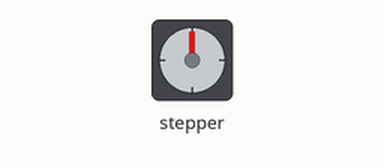
Simulated run of this program. Board: Arduino Uno, built with avr-gcc and run on an emulated ATmega328P. Parts: stepper motor. Wiring (inferred from the names in the program): stepper motor driver (200 steps per turn assumed): step pin 3; direction pin 2.

Above: at 0.05 s.
At 1.05 s:
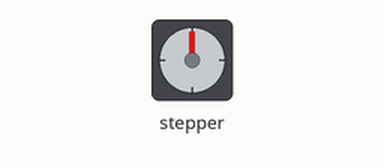
At 2.35 s:
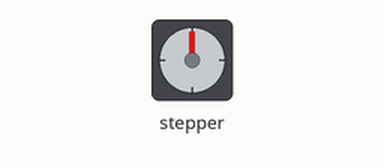
At 4.7 s:
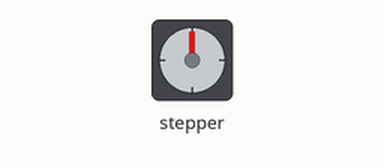
Timing chart, 0 to 6.1 s (numbered marks = the images above):
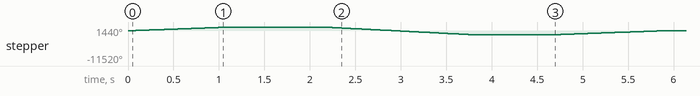

Measured:
- by itself, stepper: turns 1440° clockwise in 1.1 s, then 2880° counter-clockwise in 1.6 s, repeating every 4.7 s

The program:

main.cpp
```cpp
#include <Arduino.h>

#define stepPin 3
#define dirPin 2

void setup() {
  // Sets the two pins as Outputs
  pinMode(stepPin,OUTPUT);
  pinMode(dirPin,OUTPUT);
}
void loop() {
  digitalWrite(dirPin,HIGH); // Enables the motor to move in a particular direction
  // Makes 200 pulses for making one full cycle rotation
  for(int x = 0; x < 800; x++) {
    digitalWrite(stepPin,HIGH);
    delayMicroseconds(700);    // by changing this time delay between the steps we can change the rotation speed
    digitalWrite(stepPin,LOW);
    delayMicroseconds(700);
  }
  delay(1000); // One second delay

  digitalWrite(dirPin,LOW); //Changes the rotations direction
  // Makes 400 pulses for making two full cycle rotation
  for(int x = 0; x < 1600; x++) {
    digitalWrite(stepPin,HIGH);
    delayMicroseconds(500);
    digitalWrite(stepPin,LOW);
    delayMicroseconds(500);
  }
  delay(1000);
}
```
